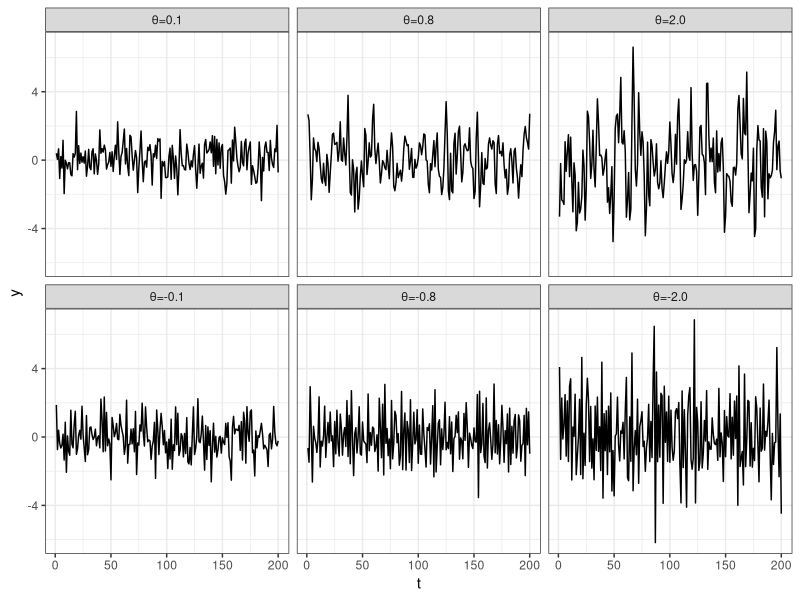
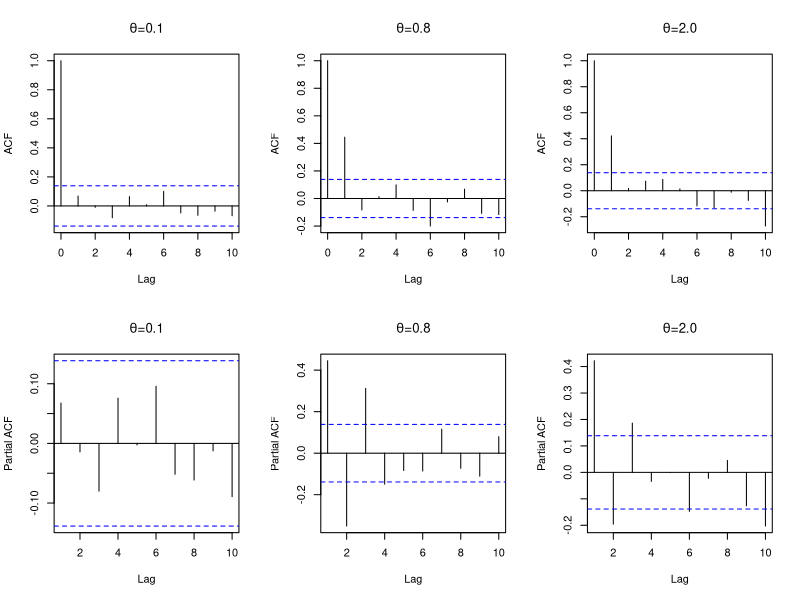
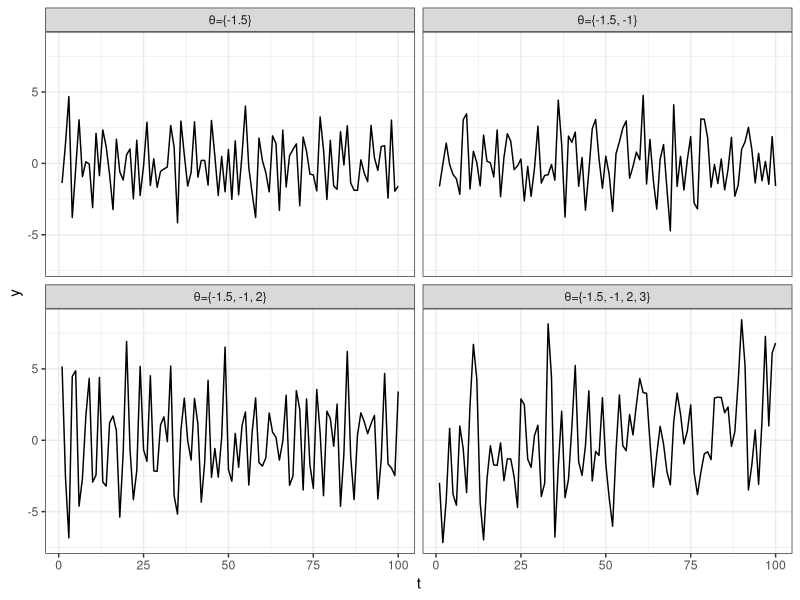
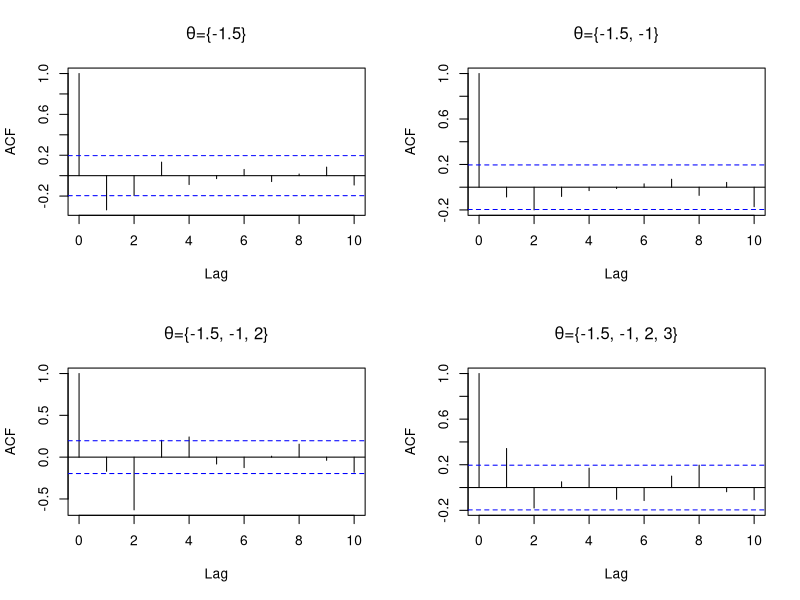
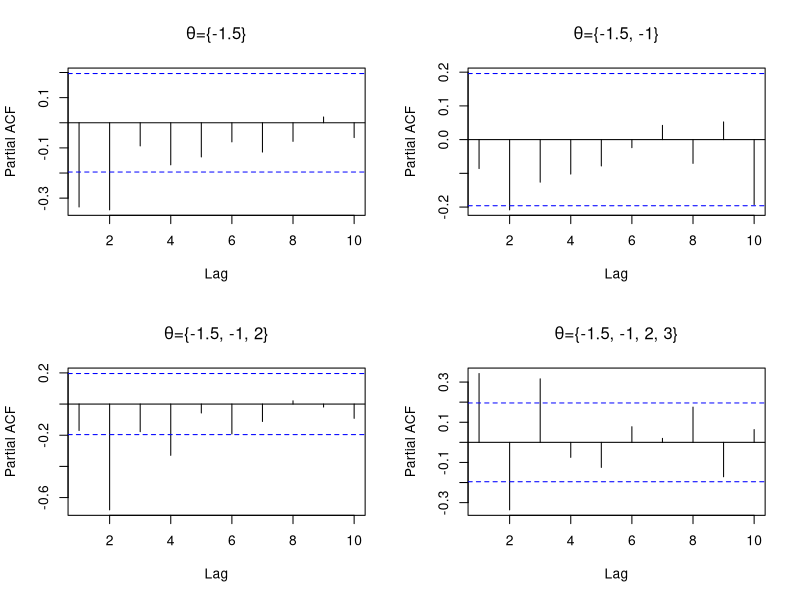
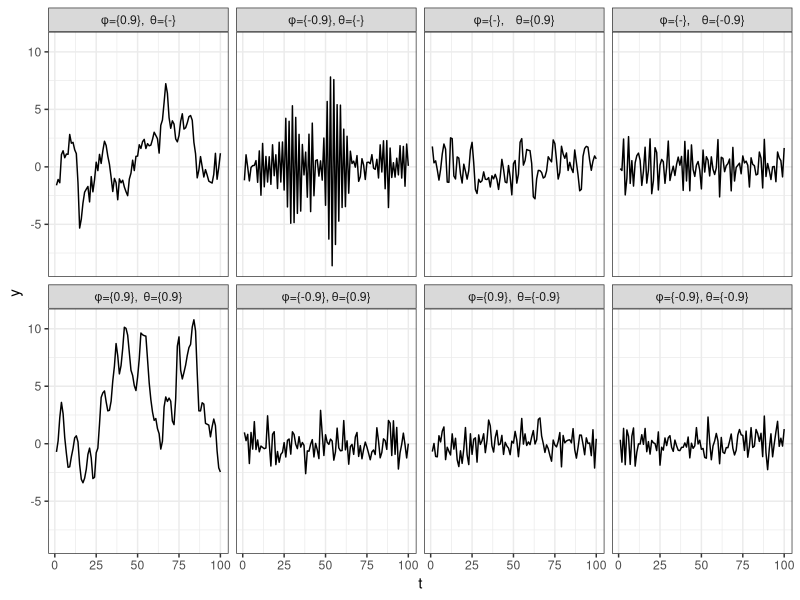
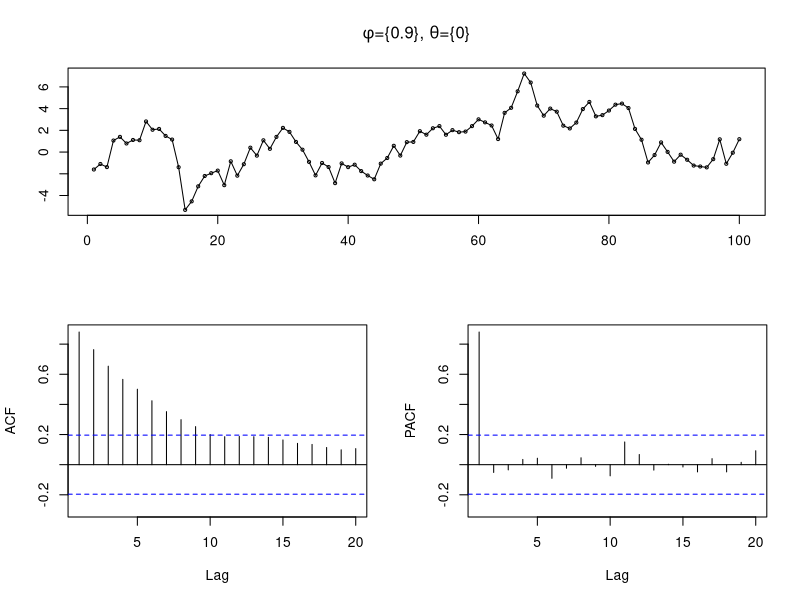
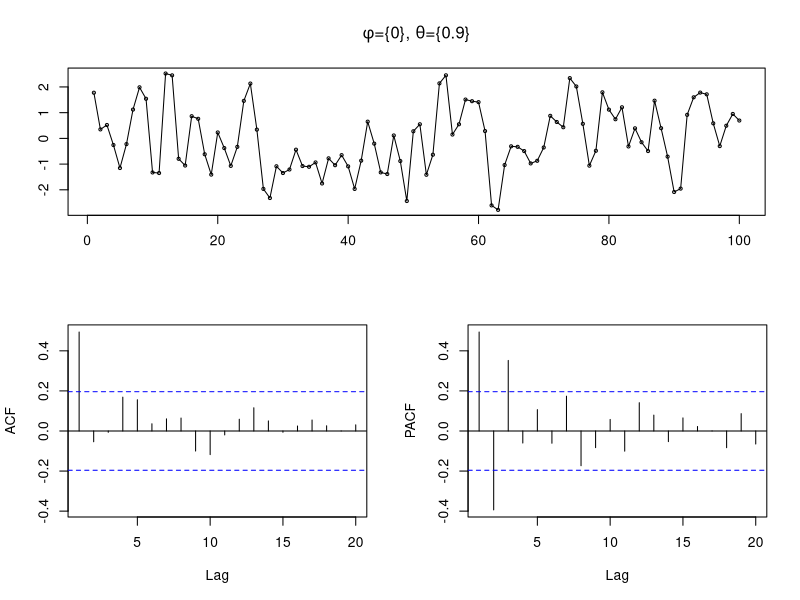

The R source for these figures, in order:
## ---- chunk 1
library(tidyverse)
library(patchwork)
library(forecast)

knitr::opts_chunk$set(
  fig.align = "center"
)

ggplot2::theme_set(ggplot2::theme_bw())
## ---- chunk 2
ma = data_frame(
  t = 1:200,
  "θ=0.1" = arima.sim(n=200, list(ma=c(0.1))) %>% as.numeric(),
  "θ=0.8" = arima.sim(n=200, list(ma=c(0.8))) %>% as.numeric(),
  "θ=2.0" = arima.sim(n=200, list(ma=c(2.0))) %>% as.numeric(),
  "θ=-0.1" = arima.sim(n=200, list(ma=c(-0.1))) %>% as.numeric(),
  "θ=-0.8" = arima.sim(n=200, list(ma=c(-0.8))) %>% as.numeric(),
  "θ=-2.0" = arima.sim(n=200, list(ma=c(-2.0))) %>% as.numeric()
) 
  
ma %>%
  tidyr::gather(model, y, -t) %>%
  mutate(model = forcats::as_factor(model)) %>%
  ggplot(aes(x=t,y=y)) +
    geom_line() +
    facet_wrap(~model)
## ---- chunk 3
par(mfrow=c(2,3))
acf(ma$`θ=0.1`, lag.max = 10, main=expression(paste(theta,"=0.1")))
acf(ma$`θ=0.8`, lag.max = 10, main=expression(paste(theta,"=0.8")))
acf(ma$`θ=2.0`, lag.max = 10, main=expression(paste(theta,"=2.0")))
pacf(ma$`θ=0.1`, lag.max = 10, main=expression(paste(theta,"=0.1")))
pacf(ma$`θ=0.8`, lag.max = 10, main=expression(paste(theta,"=0.8")))
pacf(ma$`θ=2.0`, lag.max = 10, main=expression(paste(theta,"=2.0")))
## ---- chunk 4
ma_q = data_frame(
  t = 1:100,
  "θ={-1.5}"           = arima.sim(n=100, list(ma=c(-1.5)))           %>% as.numeric(),
  "θ={-1.5, -1}"       = arima.sim(n=100, list(ma=c(-1.5, -1)))       %>% as.numeric(),
  "θ={-1.5, -1, 2}"    = arima.sim(n=100, list(ma=c(-1.5, -1, 2)))    %>% as.numeric(),
  "θ={-1.5, -1, 2, 3}" = arima.sim(n=100, list(ma=c(-1.5, -1, 2, 3))) %>% as.numeric()
) 
  
ma_q %>%
  tidyr::gather(model, y, -t) %>%
  mutate(model = forcats::as_factor(model)) %>%
  ggplot(aes(x=t,y=y)) +
    geom_line() +
    facet_wrap(~model)
## ---- chunk 5
par(mfrow=c(2,2))
acf(ma_q[[2]], lag.max = 10, main=expression(paste(theta,"={-1.5}"          )))
acf(ma_q[[3]], lag.max = 10, main=expression(paste(theta,"={-1.5, -1}"      )))
acf(ma_q[[4]], lag.max = 10, main=expression(paste(theta,"={-1.5, -1, 2}"   )))
acf(ma_q[[5]], lag.max = 10, main=expression(paste(theta,"={-1.5, -1, 2, 3}")))
## ---- chunk 6
par(mfrow=c(2,2))
pacf(ma_q[[2]], lag.max = 10, main=expression(paste(theta,"={-1.5}"          )))
pacf(ma_q[[3]], lag.max = 10, main=expression(paste(theta,"={-1.5, -1}"      )))
pacf(ma_q[[4]], lag.max = 10, main=expression(paste(theta,"={-1.5, -1, 2}"   )))
pacf(ma_q[[5]], lag.max = 10, main=expression(paste(theta,"={-1.5, -1, 2, 3}")))
## ---- chunk 7
arma = data_frame(
  t = 1:100,
  "φ={0.9},  θ={-}"    = arima.sim(n=100, list(ar=c( 0.9), ma=c()   ))  %>% as.numeric(),
  "φ={-0.9}, θ={-}"    = arima.sim(n=100, list(ar=c(-0.9), ma=c()   ))  %>% as.numeric(),
  "φ={-},    θ={0.9}"  = arima.sim(n=100, list(ar=c(),     ma=c(0.9)))  %>% as.numeric(),
  "φ={-},    θ={-0.9}" = arima.sim(n=100, list(ar=c(),     ma=c(-0.9))) %>% as.numeric(),
  "φ={0.9},  θ={0.9}"  = arima.sim(n=100, list(ar=c( 0.9), ma=c(0.9)))  %>% as.numeric(),
  "φ={-0.9}, θ={0.9}"  = arima.sim(n=100, list(ar=c(-0.9), ma=c(0.9)))  %>% as.numeric(),
  "φ={0.9},  θ={-0.9}" = arima.sim(n=100, list(ar=c( 0.9), ma=c(-0.9))) %>% as.numeric(),
  "φ={-0.9}, θ={-0.9}" = arima.sim(n=100, list(ar=c(-0.9), ma=c(0.9)))  %>% as.numeric()
) 
  
arma %>%
  tidyr::gather(model, y, -t) %>%
  mutate(model = forcats::as_factor(model)) %>%
  ggplot(aes(x=t,y=y)) +
    geom_line() +
    facet_wrap(~model, ncol=4)
## ---- chunk 8
forecast::tsdisplay(arma[[2]], main=expression(paste(phi,"={0.9}, ",theta,"={0}")))
## ---- chunk 9
forecast::tsdisplay(arma[[4]], main=expression(paste(phi,"={0}, ",theta,"={0.9}")))
## ---- chunk 10
forecast::tsdisplay(arma[[6]], main=expression(paste(phi,"={0.9}, ",theta,"={0.9}")))
